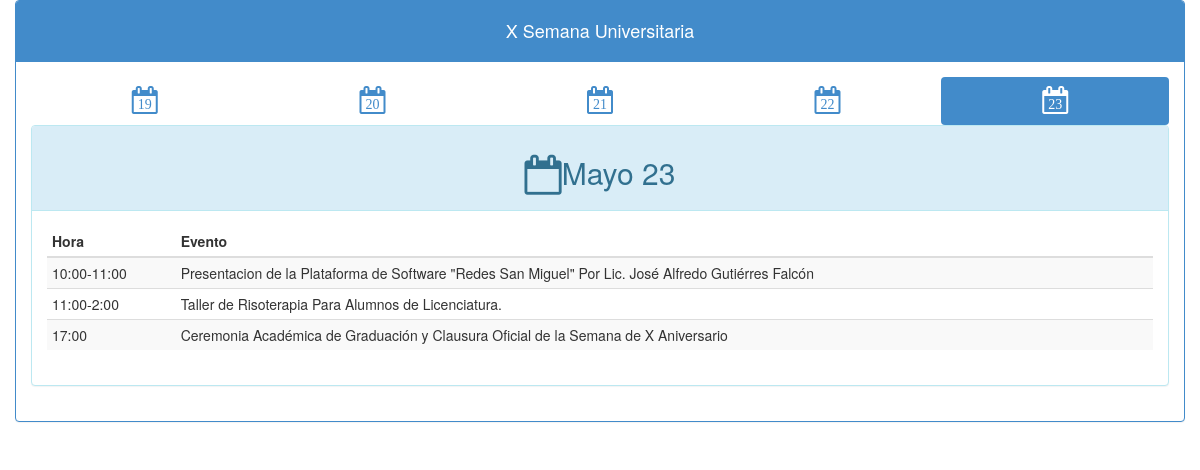
Screenshot of /dist/index.php?day=23 with the database file from the repository.
### tables this page shows
CREATE TABLE IF NOT EXISTS `programa` (
  `id` int(4) NOT NULL AUTO_INCREMENT,
  `fecha` date NOT NULL,
  `hora` varchar(32) NOT NULL,
  `evento` varchar(128) NOT NULL,
  `ponente` varchar(64) NOT NULL,
  `lugar` varchar(32) NOT NULL,
  `imagen` varchar(32) NOT NULL,
  PRIMARY KEY (`id`)
);

### dist/php/class.php (called while the page is built, shortened)
<?php
class connection
{
	var $host='localhost';
	var $userName='root';
	var $password='';
	protected $database='semanauniversitaria';
	protected $connection='';
	function serverConnection(){
		$this->connection = mysql_connect($this->host,$this->userName,$this->password);
		return $this->connection;
	}
	function databaseConnection(){
		$db=mysql_select_db($this->database,$this->connection);
	}
}
class event{
	function query($query){
		$connection=new connection;
		return mysql_query($query);
	}
}
?>

### dist/index.php (the view, shortened to what this page needs)
<?php
include "/php/class.php";
$evento=new event;
$day=$_GET['day'];
$consulta=$evento->query('select id,hora,evento,ponente from programa where fecha="2014-05-'.$day.'" order by id asc');
?>
<!DOCTYPE html>
<html lang="">
  <head>
    <link href="css/app.min.css" rel="stylesheet" media="screen">
  </head>
  <body>
    <div class="container">
      <div class="row">
      <div class="panel panel-primary">
        <div class="panel-heading"><h4 class="text-center">X Semana Universitaria</h4></div>
        <div class="panel-body" id="<?php echo $day; ?>">
        <ul class="nav nav-justified nav-pills">
          <li>
            <a href="index.php?day=19">
              <span class="fa-stack">
                <i class="fa fa-calendar-o fa-stack-2x"></i>
                <span class="fa fa-stack-1x">19</span>
              </span>
            </a>
          </li>
          <li>
            <a href="index.php?day=20">
              <span class="fa-stack">
                <i class="fa fa-calendar-o fa-stack-2x"></i>
                <span class="fa fa-stack-1x">20</span>
              </span>
            </a>
          </li>
          <li>
            <a href="index.php?day=21">
              <span class="fa-stack">
                <i class="fa fa-calendar-o fa-stack-2x"></i>
                <span class="fa fa-stack-1x">21</span>
              </span>
            </a>
          </li>
          <li>
            <a href="index.php?day=22">
              <span class="fa-stack">
                <i class="fa fa-calendar-o fa-stack-2x"></i>
                <span class="fa fa-stack-1x">22</span>
              </span>
            </a>
          </li>
          <li>
            <a href="index.php?day=23">
              <span class="fa-stack">
                <i class="fa fa-calendar-o fa-stack-2x"></i>
                <span class="fa fa-stack-1x">23</span>
              </span>
            </a>
          </li>
        </ul>
        <div class="panel panel-info">
          <div class="panel-heading"><h2 class="text-center"><i class="fa fa-calendar-o fa-lg"></i>Mayo <?php echo $day; ?></h2></div>
          <div class="panel-body">
            <table class="table table-condensed table-striped">
              <thead>
                <tr>
                  <th>Hora</th>
                  <th>Evento</th>
                </tr>
              </thead>
              <tbody>
                <?php
                while($fila=mysql_fetch_array($consulta)){
                  echo '<tr onClick=document.location="detail.php?clave='.$fila["id"].'&day='.$day.'" style="cursor:pointer;"><td>'.$fila['hora'].'</td>';
                  echo '<td>'.$fila['evento']. ' '. $fila['ponente'] .'</td></tr>';
                }
                ?>
              </tbody>
            </table>
          </div>
        </div>
      </div>
      </div>
    </div>
    </div>
  </body>
</html>

### rows the page displays
programa: hora "10:00-11:00", evento "Presentacion de la Plataforma de Software \"Redes San Miguel\"", ponente "Por Lic. José Alfredo Gutiérres Falcón"
programa: hora "11:00-2:00", evento "Taller de Risoterapia", ponente "Para Alumnos de Licenciatura."
programa: hora "17:00", evento "Ceremonia Académica de Graduación y Clausura Oficial de la Semana de X Aniversario"

### other values shown
$day "23"
